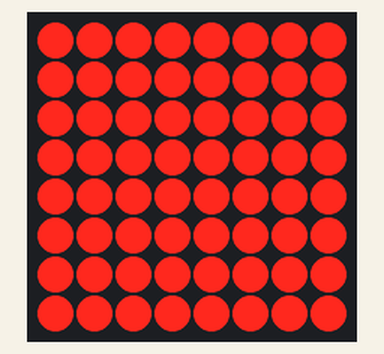
A sketch run on a simulated Arduino Uno, built with avr-gcc and run on an emulated ATmega328P. Parts: 8×8 LED matrix.

Above: at 0.1 s.

The sketch:

max8x8.ino
```cpp
// (licence header left out)
#include "LedControl.h"
#include "binary.h"

const int DIN_PIN = 12;
const int CLK_PIN = 11;
const int CS_PIN = 10;

LedControl lc=LedControl(DIN_PIN, CLK_PIN, CS_PIN,1);

void setup() {
  lc.shutdown(0,false);
  lc.setIntensity(0,8);
  lc.clearDisplay(0);
}

void loop(){
  lc.setRow(0,0,B11111111);
  lc.setRow(0,1,B11111111);
  lc.setRow(0,2,B11111111);
  lc.setRow(0,3,B11111111);
  lc.setRow(0,4,B11111111);
  lc.setRow(0,5,B11111111);
  lc.setRow(0,6,B11111111);
  lc.setRow(0,7,B11111111);

  delay(1000);
  lc.clearDisplay(0);
  delay(1000);
}
```
